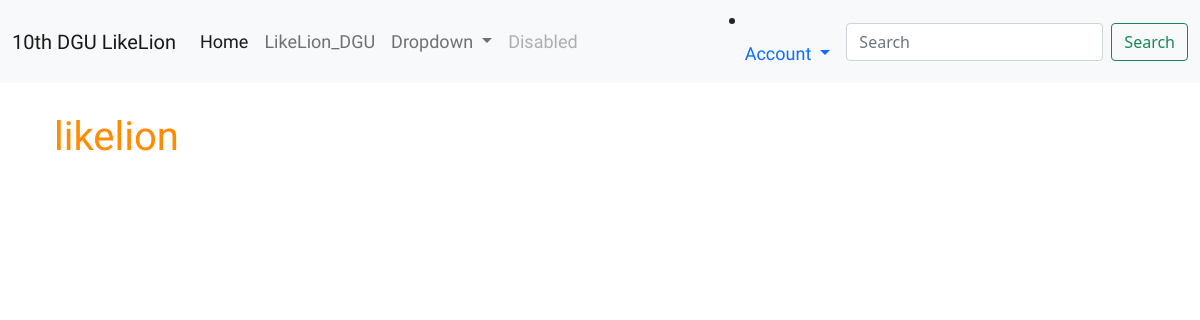
The page /users/mypage/ (signed in) on the database as committed earlier.
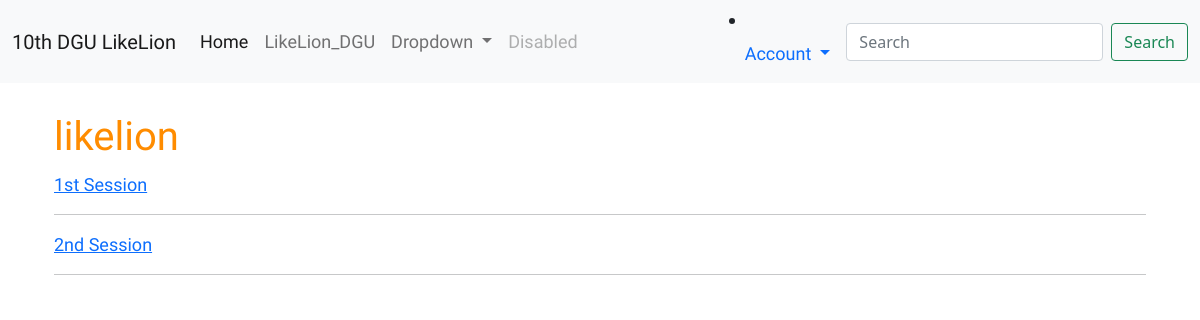
The same page on the database as committed later.
### main/models.py (models this page shows, shortened)
class Post(models.Model):
    id = models.AutoField(primary_key=True)
    title = models.CharField(max_length=200)
    writer=models.ForeignKey(User,on_delete=models.CASCADE)
    pub_date = models.DateTimeField()
    body = models.TextField()
    image = models.ImageField(upload_to = "post/", blank=True, null=True)

### users/views.py (the view)
# urls.py: path('mypage/', mypage, name="mypage"),
def mypage(request):
     user=request.user
     posts=Post.objects.filter(writer=user)
     return render(request,'users/mypage.html',{'posts':posts})

### users/templates/users/mypage.html
{% extends 'base.html' %}
{% load static %}
{% block content %}
<div class="container">
    <h1>{{user.username}}</h1>
    <div>
        {% for post in posts %}
        <a href="{% url 'main:detail' post.id %}">{{post.title}}</a><hr>
        {% endfor %}
    </div>
</div>
{% endblock %}

Rows that differ between the two databases and show on the page:
added Post: title "1st Session"
added Post: title "2nd Session"
